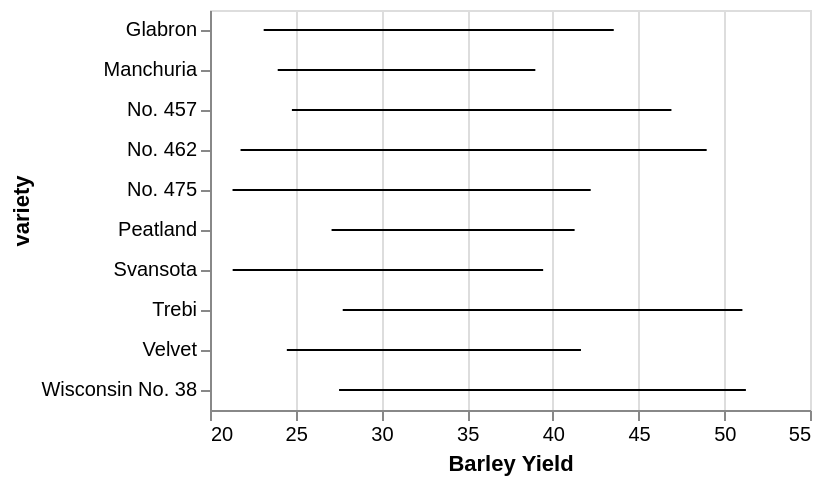

Source (Vega-Lite JSON):
### Vega-Lite specification from a JSON file in a GitHub repository (floating-point values rounded to 4 significant figures)
{"$schema": "https://vega.github.io/schema/vega-lite/v2.json", "data": {"values": [{"lower_yield": 23.13, "upper_yield": 43.55, "variety": "Glabron"}, {"lower_yield": 23.95, "upper_yield": 38.98, "variety": "Manchuria"}, {"lower_yield": 24.78, "upper_yield": 46.92, "variety": "No. 457"}, {"lower_yield": 21.78, "upper_yield": 48.97, "variety": "No. 462"}, {"lower_yield": 21.31, "upper_yield": 42.21, "variety": "No. 475"}, {"lower_yield": 27.09, "upper_yield": 41.27, "variety": "Peatland"}, {"lower_yield": 21.32, "upper_yield": 39.43, "variety": "Svansota"}, {"lower_yield": 27.74, "upper_yield": 51.06, "variety": "Trebi"}, {"lower_yield": 24.48, "upper_yield": 41.64, "variety": "Velvet"}, {"lower_yield": 27.53, "upper_yield": 51.26, "variety": "Wisconsin No. 38"}]}, "layer": [{"transform": [{"calculate": "datum.upper_yield", "as": "lower_upper_yield"}, {"calculate": "datum.lower_yield", "as": "upper_upper_yield"}], "layer": [{"mark": {"type": "rule", "style": "errorbar-rule"}, "encoding": {"x": {"field": "lower_upper_yield", "type": "quantitative", "scale": {"zero": false}, "axis": {"title": "Barley Yield"}}, "x2": {"field": "upper_upper_yield", "type": "quantitative"}, "y": {"field": "variety", "type": "ordinal"}}}]}]}
